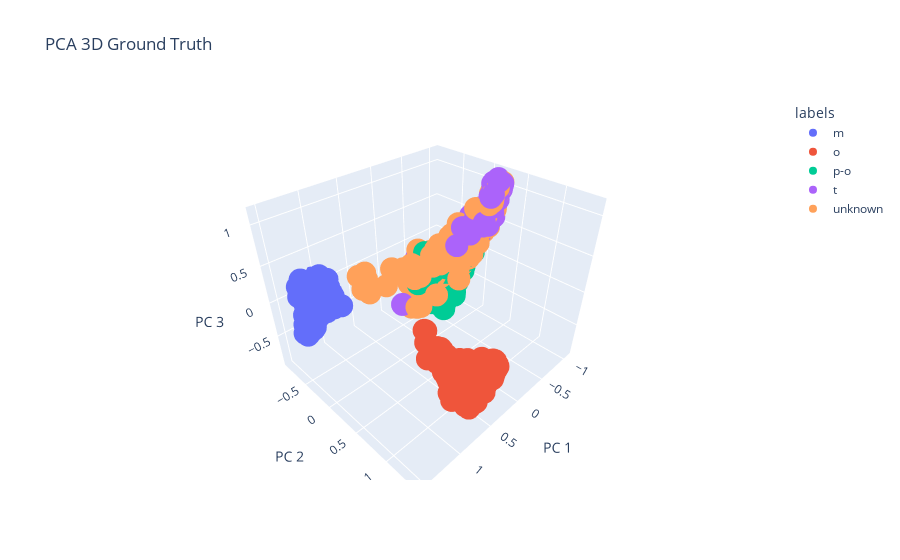

The notebook cell this image was saved under:
### Code cell
import plotly.express as px
fig = px.scatter_3d(
    dfPCA, x='x1', y='x2', z='x3', color=dfPCA['labels'],
    labels={'x1': 'PC 1', 'x2': 'PC 2', 'x3': 'PC 3'}, title='PCA 3D Ground Truth'
)
fig.show()

### Figure 1 — Plotly figure (JSON) as saved in the notebook; plotly's stock layout.template omitted (floating-point values rounded to 4 significant figures; data arrays with more than 128 entries replaced by an {"elided": "..."} marker saying what was removed)
{"data": [{"hovertemplate": "labels=m<br>PC 1=%{x}<br>PC 2=%{y}<br>PC 3=%{z}<extra></extra>", "legendgroup": "m", "marker": {"color": "#636efa", "symbol": "circle"}, "mode": "markers", "name": "m", "scene": "scene", "showlegend": true, "type": "scatter3d", "x": {"elided": "460 float values"}, "y": {"elided": "460 float values"}, "z": {"elided": "460 float values"}}, {"hovertemplate": "labels=o<br>PC 1=%{x}<br>PC 2=%{y}<br>PC 3=%{z}<extra></extra>", "legendgroup": "o", "marker": {"color": "#EF553B", "symbol": "circle"}, "mode": "markers", "name": "o", "scene": "scene", "showlegend": true, "type": "scatter3d", "x": {"elided": "345 float values"}, "y": {"elided": "345 float values"}, "z": {"elided": "345 float values"}}, {"hovertemplate": "labels=p-o<br>PC 1=%{x}<br>PC 2=%{y}<br>PC 3=%{z}<extra></extra>", "legendgroup": "p-o", "marker": {"color": "#00cc96", "symbol": "circle"}, "mode": "markers", "name": "p-o", "scene": "scene", "showlegend": true, "type": "scatter3d", "x": {"elided": "404 float values"}, "y": {"elided": "404 float values"}, "z": {"elided": "404 float values"}}, {"hovertemplate": "labels=t<br>PC 1=%{x}<br>PC 2=%{y}<br>PC 3=%{z}<extra></extra>", "legendgroup": "t", "marker": {"color": "#ab63fa", "symbol": "circle"}, "mode": "markers", "name": "t", "scene": "scene", "showlegend": true, "type": "scatter3d", "x": {"elided": "245 float values"}, "y": {"elided": "245 float values"}, "z": {"elided": "245 float values"}}, {"hovertemplate": "labels=unknown<br>PC 1=%{x}<br>PC 2=%{y}<br>PC 3=%{z}<extra></extra>", "legendgroup": "unknown", "marker": {"color": "#FFA15A", "symbol": "circle"}, "mode": "markers", "name": "unknown", "scene": "scene", "showlegend": true, "type": "scatter3d", "x": {"elided": "271 float values"}, "y": {"elided": "271 float values"}, "z": {"elided": "271 float values"}}], "layout": {"legend": {"title": {"text": "labels"}, "tracegroupgap": 0}, "scene": {"domain": {"x": [0, 1], "y": [0, 1]}, "xaxis": {"title": {"text": "PC 1"}}, "yaxis": {"title": {"text": "PC 2"}}, "zaxis": {"title": {"text": "PC 3"}}}, "title": {"text": "PCA 3D Ground Truth"}}}
